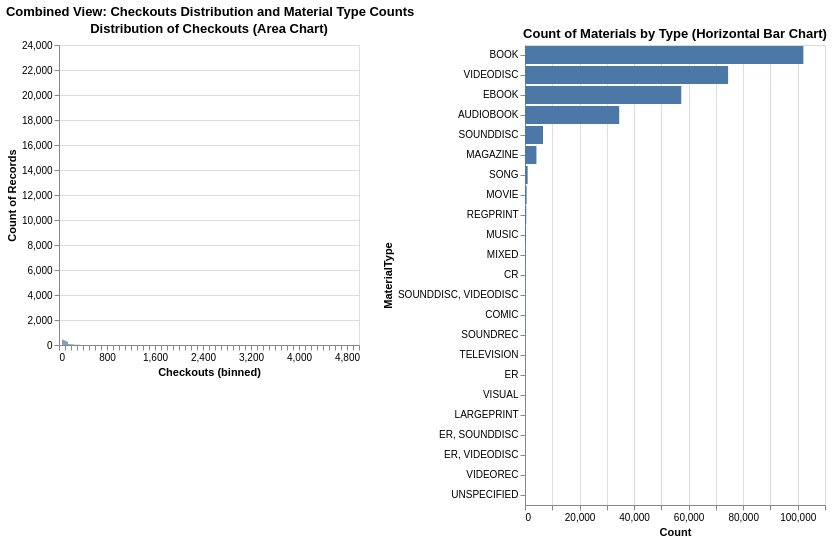

Source (notebook cell):
### Code cell
import altair as alt

# Re-create Visualization 1: Distribution of Checkouts using an Area Chart
chart_checkouts_area = alt.Chart(seattle_df).mark_area(opacity=0.7).encode(
    alt.X('Checkouts', bin=alt.Bin(maxbins=50)),
    alt.Y('count()', stack=None),
    tooltip=['Checkouts', 'count()']
).properties(
    title='Distribution of Checkouts (Area Chart)'
).interactive()

# Re-create Visualization 2: Count of MaterialType using a Horizontal Bar Chart
material_type_counts = seattle_df['MaterialType'].value_counts().reset_index()
material_type_counts.columns = ['MaterialType', 'Count']

chart_material_type_bar = alt.Chart(material_type_counts).mark_bar().encode(
    alt.Y('MaterialType', sort='-x'),
    alt.X('Count'),
    tooltip=['MaterialType', 'Count']
).properties(
    title='Count of Materials by Type (Horizontal Bar Chart)'
).interactive()

# Horizontally concatenate both charts
alt.hconcat(chart_checkouts_area, chart_material_type_bar).properties(
    title='Combined View: Checkouts Distribution and Material Type Counts'
)

### Figure 1 — Vega specification as saved in the notebook (floating-point values rounded to 4 significant figures; data arrays with more than 128 entries replaced by an {"elided": "..."} marker saying what was removed)
{"$schema": "https://vega.github.io/schema/vega/v5.json", "data": [{"name": "param_7_store"}, {"name": "param_8_store"}, {"name": "source_1"}, {"name": "source_0", "values": {"elided": "719 records"}}, {"name": "data_0", "values": [{"Count": 102076, "Count_end": 102100.0, "Count_start": 0.0, "MaterialType": "BOOK"}, {"Count": 74473, "Count_end": 74470.0, "Count_start": 0.0, "MaterialType": "VIDEODISC"}, {"Count": 57299, "Count_end": 57300.0, "Count_start": 0.0, "MaterialType": "EBOOK"}, {"Count": 34542, "Count_end": 34540.0, "Count_start": 0.0, "MaterialType": "AUDIOBOOK"}, {"Count": 6593, "Count_end": 6593.0, "Count_start": 0.0, "MaterialType": "SOUNDDISC"}, {"Count": 4197, "Count_end": 4197.0, "Count_start": 0.0, "MaterialType": "MAGAZINE"}, {"Count": 975, "Count_end": 975.0, "Count_start": 0.0, "MaterialType": "SONG"}, {"Count": 596, "Count_end": 596.0, "Count_start": 0.0, "MaterialType": "MOVIE"}, {"Count": 447, "Count_end": 447.0, "Count_start": 0.0, "MaterialType": "REGPRINT"}, {"Count": 382, "Count_end": 382.0, "Count_start": 0.0, "MaterialType": "MUSIC"}, {"Count": 195, "Count_end": 195.0, "Count_start": 0.0, "MaterialType": "MIXED"}, {"Count": 112, "Count_end": 112.0, "Count_start": 0.0, "MaterialType": "CR"}, {"Count": 89, "Count_end": 89.0, "Count_start": 0.0, "MaterialType": "SOUNDDISC, VIDEODISC"}, {"Count": 83, "Count_end": 83.0, "Count_start": 0.0, "MaterialType": "COMIC"}, {"Count": 82, "Count_end": 82.0, "Count_start": 0.0, "MaterialType": "SOUNDREC"}, {"Count": 39, "Count_end": 39.0, "Count_start": 0.0, "MaterialType": "TELEVISION"}, {"Count": 34, "Count_end": 34.0, "Count_start": 0.0, "MaterialType": "ER"}, {"Count": 31, "Count_end": 31.0, "Count_start": 0.0, "MaterialType": "VISUAL"}, {"Count": 19, "Count_end": 19.0, "Count_start": 0.0, "MaterialType": "LARGEPRINT"}, {"Count": 10, "Count_end": 10.0, "Count_start": 0.0, "MaterialType": "ER, SOUNDDISC"}, {"Count": 9, "Count_end": 9.0, "Count_start": 0.0, "MaterialType": "ER, VIDEODISC"}, {"Count": 2, "Count_end": 2.0, "Count_start": 0.0, "MaterialType": "VIDEOREC"}, {"Count": 2, "Count_end": 2.0, "Count_start": 0.0, "MaterialType": "UNSPECIFIED"}]}, {"name": "source_0_view_1_y_domain___count", "values": [{"min": 1, "max": 22622}]}, {"name": "source_1_view_2_y_domain_MaterialType", "values": [{"MaterialType": "BOOK", "sort_field": 102076}, {"MaterialType": "VIDEODISC", "sort_field": 74473}, {"MaterialType": "EBOOK", "sort_field": 57299}, {"MaterialType": "AUDIOBOOK", "sort_field": 34542}, {"MaterialType": "SOUNDDISC", "sort_field": 6593}, {"MaterialType": "MAGAZINE", "sort_field": 4197}, {"MaterialType": "SONG", "sort_field": 975}, {"MaterialType": "MOVIE", "sort_field": 596}, {"MaterialType": "REGPRINT", "sort_field": 447}, {"MaterialType": "MUSIC", "sort_field": 382}, {"MaterialType": "MIXED", "sort_field": 195}, {"MaterialType": "CR", "sort_field": 112}, {"MaterialType": "SOUNDDISC, VIDEODISC", "sort_field": 89}, {"MaterialType": "COMIC", "sort_field": 83}, {"MaterialType": "SOUNDREC", "sort_field": 82}, {"MaterialType": "TELEVISION", "sort_field": 39}, {"MaterialType": "ER", "sort_field": 34}, {"MaterialType": "VISUAL", "sort_field": 31}, {"MaterialType": "LARGEPRINT", "sort_field": 19}, {"MaterialType": "ER, SOUNDDISC", "sort_field": 10}, {"MaterialType": "ER, VIDEODISC", "sort_field": 9}, {"MaterialType": "VIDEOREC", "sort_field": 2}, {"MaterialType": "UNSPECIFIED", "sort_field": 2}]}], "signals": [{"name": "view_1_bin_maxbins_50_Checkouts_bins", "value": {"fields": ["Checkouts"], "fname": "bin_Checkouts", "start": 0.0, "step": 100.0, "stop": 5000.0}}, {"name": "childWidth", "value": 300}, {"name": "view_1_height", "value": 300}, {"name": "view_2_y_step", "value": 20}, {"name": "view_2_height", "update": "bandspace(domain('view_2_y').length, 0.1, 0.05) * view_2_y_step"}, {"name": "unit", "value": {}, "on": [{"events": "pointermove", "update": "isTuple(group()) ? group() : unit"}]}, {"name": "param_7", "update": "{\"Checkouts\": param_7_Checkouts}"}, {"name": "param_7_Checkouts"}, {"name": "param_8", "update": "{\"Count\": param_8_Count}"}, {"name": "param_8_Count"}], "marks": [{"type": "group", "name": "view_1_group", "encode": {"update": {"height": {"signal": "view_1_height"}, "width": {"signal": "childWidth"}}}, "signals": [{"name": "param_7_Checkouts", "on": [{"events": [{"source": "view", "type": "dblclick"}], "update": "null"}, {"events": {"signal": "param_7_translate_delta"}, "update": "panLinear(param_7_translate_anchor.extent_x, -param_7_translate_delta.x / childWidth)"}, {"events": {"signal": "param_7_zoom_delta"}, "update": "zoomLinear(domain(\"view_1_x\"), param_7_zoom_anchor.x, param_7_zoom_delta)"}], "push": "outer"}, {"name": "param_7_tuple", "on": [{"events": [{"signal": "param_7_Checkouts"}], "update": "param_7_Checkouts ? {unit: \"view_1\", fields: param_7_tuple_fields, values: [param_7_Checkouts]} : null"}]}, {"name": "param_7_tuple_fields", "value": [{"field": "Checkouts", "channel": "x", "type": "R"}]}, {"name": "param_7_translate_anchor", "value": {}, "on": [{"events": [{"source": "scope", "type": "pointerdown"}], "update": "{x: x(unit), y: y(unit), extent_x: domain(\"view_1_x\")}"}]}, {"name": "param_7_translate_delta", "value": {}, "on": [{"events": [{"source": "window", "between": [{"source": "scope", "type": "pointerdown"}, {"source": "window", "type": "pointerup"}], "type": "pointermove", "consume": true}], "update": "{x: param_7_translate_anchor.x - x(unit), y: param_7_translate_anchor.y - y(unit)}"}]}, {"name": "param_7_zoom_anchor", "on": [{"events": [{"source": "scope", "type": "wheel", "consume": true}], "update": "{x: invert(\"view_1_x\", x(unit)), y: invert(\"view_1_y\", y(unit))}"}]}, {"name": "param_7_zoom_delta", "on": [{"events": [{"source": "scope", "consume": true, "type": "wheel"}], "update": "pow(1.001, event.deltaY * pow(16, event.deltaMode))", "force": true}]}, {"name": "param_7_modify", "on": [{"events": {"signal": "param_7_tuple"}, "update": "modify(\"param_7_store\", param_7_tuple, true)"}]}], "marks": [{"type": "area", "name": "view_1_marks", "from": {"data": "source_0"}, "sort": {"field": "x"}, "encode": {"update": {"fill": {"value": "#4c78a8"}, "y2": {"value": 0, "scale": "view_1_y"}, "orient": {"value": "vertical"}, "y": {"field": "__count", "scale": "view_1_y"}, "opacity": {"value": 0.7}, "defined": {"signal": "isValid(datum[\"bin_maxbins_50_Checkouts\"]) && isFinite(+datum[\"bin_maxbins_50_Checkouts\"])"}, "x": {"signal": "scale(\"view_1_x\", 0.5 * datum[\"bin_maxbins_50_Checkouts\"] + 0.5 * datum[\"bin_maxbins_50_Checkouts_end\"])"}, "tooltip": {"signal": "{\"Checkouts\": format(datum[\"Checkouts\"], \"\"), \"Count of Records\": format(datum[\"__count\"], \"\")}"}}}, "interactive": true, "style": ["area"], "clip": true}], "axes": [{"scale": "view_1_y", "aria": false, "domain": false, "minExtent": 0, "ticks": false, "zindex": 0, "maxExtent": 0, "gridScale": "view_1_x", "labels": false, "orient": "left", "tickCount": {"signal": "ceil(view_1_height/40)"}, "grid": true}, {"scale": "view_1_x", "title": "Checkouts (binned)", "labelOverlap": true, "grid": false, "labelFlush": true, "tickCount": {"signal": "ceil(childWidth/10)"}, "orient": "bottom", "zindex": 0}, {"scale": "view_1_y", "title": "Count of Records", "tickCount": {"signal": "ceil(view_1_height/40)"}, "grid": false, "orient": "left", "labelOverlap": true, "zindex": 0}], "title": {"text": "Distribution of Checkouts (Area Chart)", "frame": "group"}, "style": "cell"}, {"type": "group", "name": "view_2_group", "encode": {"update": {"width": {"signal": "childWidth"}, "height": {"signal": "view_2_height"}}}, "signals": [{"name": "param_8_Count", "on": [{"events": [{"source": "view", "type": "dblclick"}], "update": "null"}, {"events": {"signal": "param_8_translate_delta"}, "update": "panLinear(param_8_translate_anchor.extent_x, -param_8_translate_delta.x / childWidth)"}, {"events": {"signal": "param_8_zoom_delta"}, "update": "zoomLinear(domain(\"view_2_x\"), param_8_zoom_anchor.x, param_8_zoom_delta)"}], "push": "outer"}, {"name": "param_8_MaterialType", "on": [{"events": [{"source": "view", "type": "dblclick"}], "update": "null"}, {"events": {"signal": "param_8_translate_delta"}, "update": "panLinear(param_8_translate_anchor.extent_y, param_8_translate_delta.y / view_2_height)"}, {"events": {"signal": "param_8_zoom_delta"}, "update": "zoomLinear(domain(\"view_2_y\"), param_8_zoom_anchor.y, param_8_zoom_delta)"}]}, {"name": "param_8_tuple", "on": [{"events": [{"signal": "param_8_Count || param_8_MaterialType"}], "update": "param_8_Count && param_8_MaterialType ? {unit: \"view_2\", fields: param_8_tuple_fields, values: [param_8_Count,param_8_MaterialType]} : null"}]}, {"name": "param_8_tuple_fields", "value": [{"field": "Count", "channel": "x", "type": "R"}, {"field": "MaterialType", "channel": "y", "type": "E"}]}, {"name": "param_8_translate_anchor", "value": {}, "on": [{"events": [{"source": "scope", "type": "pointerdown"}], "update": "{x: x(unit), y: y(unit), extent_x: domain(\"view_2_x\"), extent_y: domain(\"view_2_y\")}"}]}, {"name": "param_8_translate_delta", "value": {}, "on": [{"events": [{"source": "window", "between": [{"source": "scope", "type": "pointerdown"}, {"source": "window", "type": "pointerup"}], "type": "pointermove", "consume": true}], "update": "{x: param_8_translate_anchor.x - x(unit), y: param_8_translate_anchor.y - y(unit)}"}]}, {"name": "param_8_zoom_anchor", "on": [{"events": [{"source": "scope", "type": "wheel", "consume": true}], "update": "{x: invert(\"view_2_x\", x(unit)), y: invert(\"view_2_y\", y(unit))}"}]}, {"name": "param_8_zoom_delta", "on": [{"events": [{"source": "scope", "type": "wheel", "consume": true}], "update": "pow(1.001, event.deltaY * pow(16, event.deltaMode))", "force": true}]}, {"name": "param_8_modify", "on": [{"events": {"signal": "param_8_tuple"}, "update": "modify(\"param_8_store\", param_8_tuple, true)"}]}], "marks": [{"type": "rect", "name": "view_2_marks", "from": {"data": "data_0"}, "encode": {"update": {"fill": {"value": "#4c78a8"}, "x": {"field": "Count_end", "scale": "view_2_x"}, "y": {"field": "MaterialType", "scale": "view_2_y"}, "x2": {"field": "Count_start", "scale": "view_2_x"}, "height": {"signal": "max(0.25, bandwidth('view_2_y'))"}, "tooltip": {"signal": "{\"MaterialType\": isValid(datum[\"MaterialType\"]) ? datum[\"MaterialType\"] : \"\"+datum[\"MaterialType\"], \"Count\": format(datum[\"Count\"], \"\")}"}}}, "style": ["bar"], "clip": true, "interactive": true}], "axes": [{"scale": "view_2_x", "maxExtent": 0, "labels": false, "aria": false, "zindex": 0, "gridScale": "view_2_y", "domain": false, "grid": true, "orient": "bottom", "tickCount": {"signal": "ceil(childWidth/40)"}, "ticks": false, "minExtent": 0}, {"scale": "view_2_x", "labelOverlap": true, "tickCount": {"signal": "ceil(childWidth/40)"}, "orient": "bottom", "title": "Count", "zindex": 0, "grid": false, "labelFlush": true}, {"scale": "view_2_y", "zindex": 0, "orient": "left", "grid": false, "title": "MaterialType"}], "title": {"text": "Count of Materials by Type (Horizontal Bar Chart)", "frame": "group"}, "style": "cell"}], "scales": [{"name": "view_1_x", "type": "linear", "domain": {"signal": "[view_1_bin_maxbins_50_Checkouts_bins.start, view_1_bin_maxbins_50_Checkouts_bins.stop]"}, "range": [0, {"signal": "childWidth"}], "bins": {"signal": "view_1_bin_maxbins_50_Checkouts_bins"}, "zero": false, "domainRaw": {"signal": "param_7[\"Checkouts\"]"}}, {"name": "view_1_y", "type": "linear", "domain": [{"signal": "(data(\"source_0_view_1_y_domain___count\")[0] || {}).min"}, {"signal": "(data(\"source_0_view_1_y_domain___count\")[0] || {}).max"}], "range": [{"signal": "view_1_height"}, 0], "nice": true, "zero": true}, {"name": "view_2_x", "type": "linear", "domain": {"data": "data_0", "fields": ["Count_start", "Count_end"]}, "range": [0, {"signal": "childWidth"}], "domainRaw": {"signal": "param_8[\"Count\"]"}, "nice": true, "zero": true}, {"name": "view_2_y", "type": "band", "domain": {"data": "source_1_view_2_y_domain_MaterialType", "field": "MaterialType", "sort": {"op": "max", "field": "sort_field", "order": "descending"}}, "range": {"step": {"signal": "view_2_y_step"}}, "paddingInner": 0.1, "paddingOuter": 0.05}], "title": {"text": "Combined View: Checkouts Distribution and Material Type Counts", "anchor": "start"}, "padding": 5, "layout": {"padding": 20, "bounds": "full", "align": "each"}, "background": "white"}
